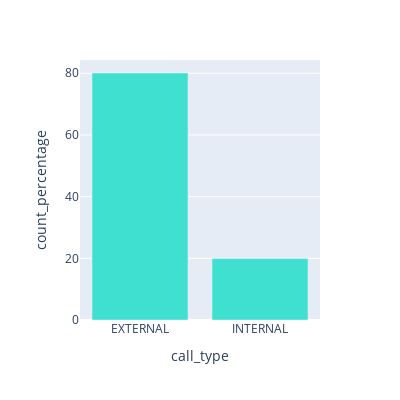

Source (notebook cell):
### Code cell
count_percentage_plot_by_column('call_type','turquoise')

### Figure 1 — Plotly figure (JSON) as saved in the notebook; plotly's stock layout.template omitted (floating-point values rounded to 4 significant figures)
{"data": [{"alignmentgroup": "True", "hovertemplate": "call_type=%{x}<br>count_percentage=%{y}<extra></extra>", "legendgroup": "", "marker": {"color": "turquoise", "pattern": {"shape": ""}}, "name": "", "offsetgroup": "", "orientation": "v", "showlegend": false, "textposition": "auto", "type": "bar", "x": ["EXTERNAL", "INTERNAL"], "xaxis": "x", "y": [80.09, 19.91], "yaxis": "y"}], "layout": {"autosize": false, "barmode": "relative", "height": 400, "legend": {"tracegroupgap": 0}, "margin": {"t": 60}, "width": 400, "xaxis": {"anchor": "y", "domain": [0, 1], "title": {"text": "call_type"}}, "yaxis": {"anchor": "x", "domain": [0, 1], "title": {"text": "count_percentage"}}}}
